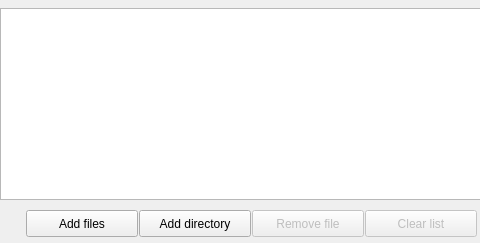
<?xml version="1.0" encoding="UTF-8"?>
<ui version="4.0">
 <class>WizardPage2</class>
 <widget class="QWizardPage" name="WizardPage2">
  <property name="geometry">
   <rect>
    <x>0</x>
    <y>0</y>
    <width>480</width>
    <height>243</height>
   </rect>
  </property>
  <property name="windowTitle">
   <string>WizardPage</string>
  </property>
  <property name="title">
   <string>QScrap2rtf</string>
  </property>
  <property name="subTitle">
   <string>Select the scrap files to convert</string>
  </property>
  <widget class="QListWidget" name="listWidget">
   <property name="geometry">
    <rect>
     <x>0</x>
     <y>8</y>
     <width>481</width>
     <height>192</height>
    </rect>
   </property>
  </widget>
  <widget class="QPushButton" name="pushButton">
   <property name="geometry">
    <rect>
     <x>26</x>
     <y>210</y>
     <width>112</width>
     <height>27</height>
    </rect>
   </property>
   <property name="text">
    <string>Add files</string>
   </property>
  </widget>
  <widget class="QPushButton" name="pushButton_2">
   <property name="geometry">
    <rect>
     <x>139</x>
     <y>210</y>
     <width>112</width>
     <height>27</height>
    </rect>
   </property>
   <property name="text">
    <string>Add directory</string>
   </property>
  </widget>
  <widget class="QPushButton" name="pushButton_3">
   <property name="enabled">
    <bool>false</bool>
   </property>
   <property name="geometry">
    <rect>
     <x>252</x>
     <y>210</y>
     <width>112</width>
     <height>27</height>
    </rect>
   </property>
   <property name="text">
    <string>Remove file</string>
   </property>
  </widget>
  <widget class="QPushButton" name="pushButton_4">
   <property name="enabled">
    <bool>false</bool>
   </property>
   <property name="geometry">
    <rect>
     <x>365</x>
     <y>210</y>
     <width>112</width>
     <height>27</height>
    </rect>
   </property>
   <property name="text">
    <string>Clear list</string>
   </property>
  </widget>
 </widget>
 <resources/>
 <connections/>
</ui>
